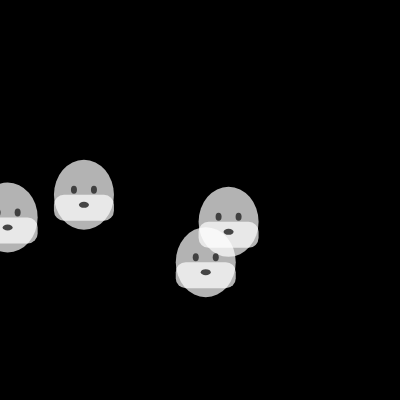
Frame 1 (no input)
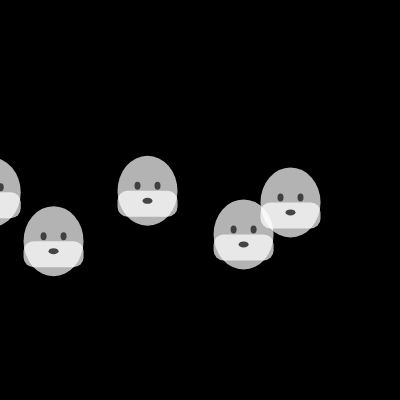
Frame 60 (no input)
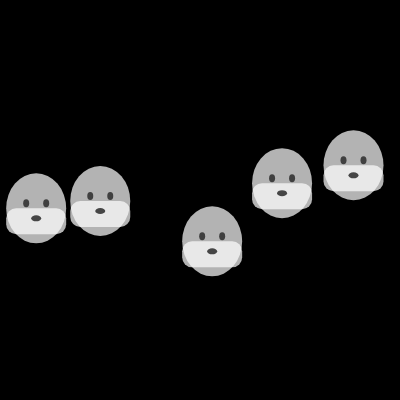
Frame 120 (the mouse pressed at the canvas centre since frame 60)

The p5.js sketch that drew these frames (run headless with seeded random() and noise() and a simulated clock; from frame 60 on, the mouse is pressed at the canvas centre):

// p5.js sketch
// ── sketch.js
// I created this ghosts marching effect in a horizontal pattern
let luke2GhostCount = 6;
let luke2GhostX = []; // container for the ghost x coordinate
let luke2GhostY = []; // container for the ghost y coordinate
let luke2GhostSpeed = []; // container for the ghost speed

function setup() {
  createCanvas(400, 400);
  colorMode(HSB, 360, 100, 100, 100); // I will be using HSB to create this spooky color for the ghosts
  // I used this for loop to assign each ghost array variables a random number within a specific range
  for (let i = 0; i < luke2GhostCount; i++) {
    // here I assign the x coordinate a random number between -200 and 400 so there will be less blank areas when the ghosts are marching
    luke2GhostX[i] = random(-200, 400);
    // same thing but for the y coordinate with any number between 0 and 200
    luke2GhostY[i] = random(200);
    // same thing for the speed between 0.6 and 1.2
    luke2GhostSpeed[i] = random(0.6, 1.2);
  }
  noStroke();
}

function draw() {
  background(0, 0, 0);

  // I used this for loop to assign each ghost a position Y with random noise using map() to restrain the numbers between 120 and 300. This way they wont bounce out
  for (let j = 0; j < luke2GhostCount; j++) {
    let luke2PosY = map(noise(luke2GhostY[j] + millis() / 2000), 0, 1, 120, 300);
    let luke2PosX = luke2GhostX[j];

    // here I draw their bodies using an ellipse and a rectangle
    fill(0, 0, 100, 70);
    ellipse(luke2PosX, luke2PosY, 60, 70);
    rect(luke2PosX - 30, luke2PosY, 60, 26, 10);

    // here is for the eyes and mouths using three ellipses
    fill(0, 0, 20, 90);
    ellipse(luke2PosX - 10, luke2PosY - 5, 6, 8);
    ellipse(luke2PosX + 10, luke2PosY - 5, 6, 8);
    ellipse(luke2PosX, luke2PosY + 10, 10, 6);

    // here I make each ghost x coordinate increase every frame by the speed amount stored in the speed array
    luke2GhostX[j] += luke2GhostSpeed[j];
    // if the x coordinate goes out of the bount then we want that to reset to the start -60. I also initialize the Y and speed for that specific ghost
    if (luke2GhostX[j] > width + 50) {
      luke2GhostX[j] = -60;
      luke2GhostY[j] = random(1000);
      luke2GhostSpeed[j] = random(0.6, 1.2);
    }
  }
}
